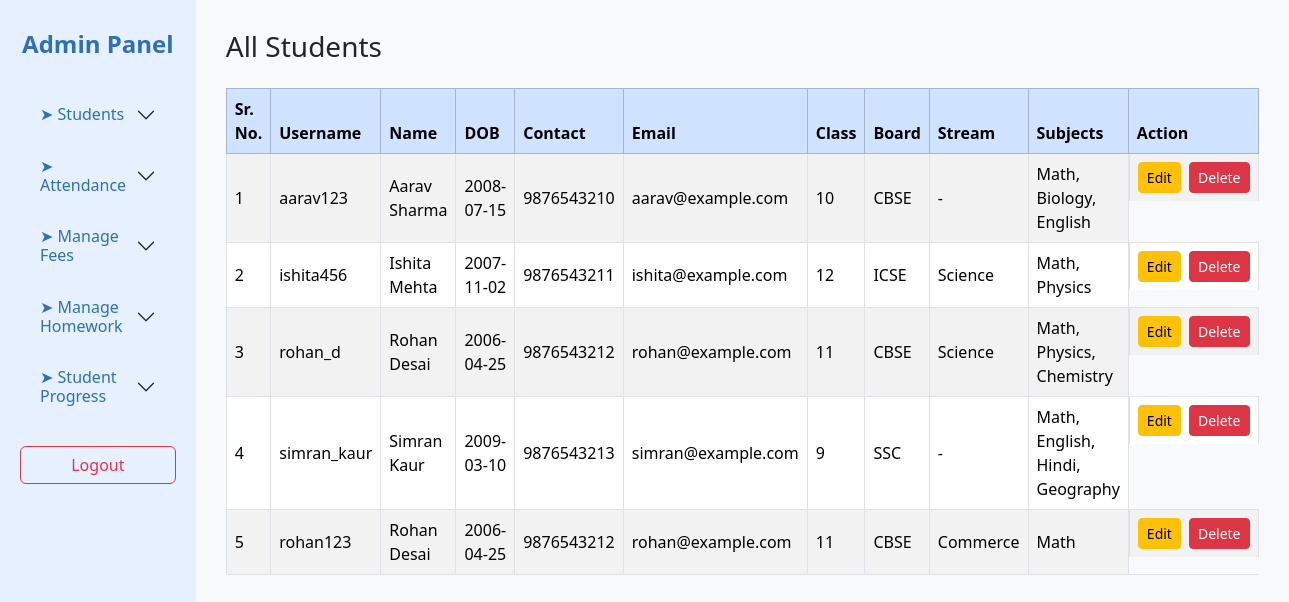
Page /view-students on the committed database.
### tables this page shows
CREATE TABLE subjects (
            id INTEGER PRIMARY KEY AUTOINCREMENT,
            student_id INTEGER NOT NULL,
            class INTEGER,
            board TEXT,
            stream TEXT,
            subjects TEXT,
            FOREIGN KEY (student_id) REFERENCES students(id)
        );

CREATE TABLE students (
            id INTEGER PRIMARY KEY AUTOINCREMENT,
            name TEXT NOT NULL,
            dob TEXT NOT NULL,
            contact TEXT NOT NULL,
            email TEXT NOT NULL
        , username TEXT, password TEXT);

### app.py (the view)
@app.route("/view-students")
def view_students():
    with sqlite3.connect("tuition.db", timeout=10) as conn:
        c = conn.cursor()
        c.execute("""
            SELECT
                s.id, s.username, s.name, s.dob, s.contact, s.email,
                subj.class, subj.board, subj.stream, subj.subjects
            FROM students s
            JOIN subjects subj ON s.id = subj.student_id
        """)
        students = c.fetchall()
    return render_template("view_students.html", students=students)

### templates/view_students.html
{% extends "admin_dashboard.html" %}
{% block content %}
<h3 class="mb-4">All Students</h3>
{% if students %}
<table class="table table-striped table-bordered align-middle">
    <thead class="table-primary">
        <tr>
            <th>Sr. No.</th>
            <th>Username</th>
            <th>Name</th>
            <th>DOB</th>
            <th>Contact</th>
            <th>Email</th>
            <th>Class</th>
            <th>Board</th>
            <th>Stream</th>
            <th>Subjects</th>
            <th>Action</th>
        </tr>
    </thead>
    <tbody>
        {% for s in students %}
        <tr>
            <td>{{ loop.index }}</td>
            <td>{{ s[1] }}</td>
            <td>{{ s[2] }}</td>
            <td>{{ s[3] }}</td>
            <td>{{ s[4] }}</td>
            <td>{{ s[5] }}</td>
            <td>{{ s[6] }}</td>
            <td>{{ s[7] }}</td>
            <td>{{ s[8] if s[8] else "-" }}</td>
            <td>{{ s[9] if s[9] else "-" }}</td>
            <td class="d-flex gap-2">
                <a href="/edit-student/{{ s[0] }}" class="btn btn-sm btn-warning">Edit</a>
                <form method="POST" action="/delete-student/{{ s[0] }}" onsubmit="return confirm('Are you sure you want to delete this student?');">
                    <button class="btn btn-sm btn-danger">Delete</button>
                </form>
            </td>
        </tr>
        {% endfor %}
    </tbody>
</table>
{% else %}
<p>No students found in the system.</p>
{% endif %}
{% endblock %}

### templates/admin_dashboard.html (shortened to what this page needs)
<!DOCTYPE html>
<html lang="en">
<head>
    <link
      href="https://cdn.jsdelivr.net/npm/bootstrap@5.3.3/dist/css/bootstrap.min.css"
      rel="stylesheet"
    >
</head>
<body>
    <div class="sidebar">
        <h4>Admin Panel</h4>
        <div class="accordion" id="sidebarAccordion">
            <div class="accordion-item bg-transparent border-0">
                <h2 class="accordion-header">
                    <button class="accordion-button collapsed" type="button" data-bs-toggle="collapse" data-bs-target="#studentMenu" aria-expanded="false">
                        ➤ Students
                    </button>
                </h2>
            </div>
            <div class="accordion-item bg-transparent border-0">
                <h2 class="accordion-header">
                    <button class="accordion-button collapsed" type="button" data-bs-toggle="collapse" data-bs-target="#attendanceMenu" aria-expanded="false">
                        ➤ Attendance
                    </button>
                </h2>
            </div>
            <div class="accordion-item bg-transparent border-0">
                <h2 class="accordion-header">
                    <button class="accordion-button collapsed" type="button" data-bs-toggle="collapse" data-bs-target="#feesMenu" aria-expanded="false">
                        ➤ Manage Fees
                    </button>
                </h2>
            </div>
            <div class="accordion-item bg-transparent border-0">
                <h2 class="accordion-header">
                    <button class="accordion-button collapsed" type="button" data-bs-toggle="collapse" data-bs-target="#homeworkMenu" aria-expanded="false">
                        ➤ Manage Homework
                    </button>
                </h2>
            </div>
            <div class="accordion-item bg-transparent border-0">
                <h2 class="accordion-header">
                    <button class="accordion-button collapsed" type="button" data-bs-toggle="collapse" data-bs-target="#progressMenu" aria-expanded="false">
                        ➤ Student Progress
                    </button>
                </h2>
            </div>
            <div class="mt-4">
                <a href="{{ url_for('logout') }}" class="btn btn-outline-danger w-100">Logout</a>
            </div>
        </div>
    </div>
    <div class="main-content">
        {% block content %}{% endblock %}
    </div>
</body>
</html>

### templates/admin_dashboard.html (style rules this page uses)
body { display: flex; min-height: 100vh; font-family: 'Segoe UI', sans-serif; }
.sidebar { width: 250px; background-color: #e6f0ff; color: #2f70b5; height: 100vh; padding: 30px 20px; }
.sidebar h4 { color: #2f70b5; text-align: center; margin-bottom: 30px; font-weight: bold; }
.accordion-button { background-color: #e6f0ff; color: #2f70b5; border: none; }
.main-content { flex-grow: 1; padding: 30px; background-color: #f8f9fa; }

### rows in the picture
subjects: username "aarav123", name "Aarav Sharma", dob "2008-07-15", contact "9876543210", email "aarav@example.com", class "10", board "CBSE", stream "-", subjects "Math, Biology, English"
subjects: username "ishita456", name "Ishita Mehta", dob "2007-11-02", contact "9876543211", email "ishita@example.com", class "12", board "ICSE", stream "Science", subjects "Math, Physics"
subjects: username "rohan_d", name "Rohan Desai", dob "2006-04-25", contact "9876543212", email "rohan@example.com", class "11", board "CBSE", stream "Science", subjects "Math, Physics, Chemistry"
subjects: username "simran_kaur", name "Simran Kaur", dob "2009-03-10", contact "9876543213", email "simran@example.com", class "9", board "SSC", s "-", subjects "Math, English, Hindi, Geography"
subjects: username "rohan123", name "Rohan Desai", dob "2006-04-25", contact "9876543212", email "rohan@example.com", class "11", board "CBSE", stream "Commerce", subjects "Math"
